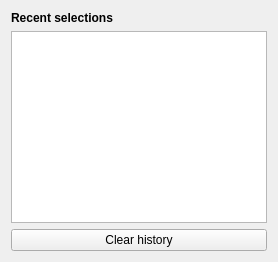
<?xml version="1.0" encoding="UTF-8"?>
<ui version="4.0">
 <class>InformationDockContents</class>
 <widget class="QWidget" name="InformationDockContents">
  <layout class="QVBoxLayout" name="verticalLayout">
   <item>
    <widget class="QLabel" name="infoLabel">
     <property name="text">
      <string>&lt;b&gt;Recent selections&lt;/b&gt;</string>
     </property>
     <property name="wordWrap">
      <bool>true</bool>
     </property>
    </widget>
   </item>
   <item>
    <widget class="QListWidget" name="historyList">
     <property name="wordWrap">
      <bool>true</bool>
     </property>
    </widget>
   </item>
   <item>
    <widget class="QPushButton" name="clearHistoryButton">
     <property name="text">
      <string>Clear history</string>
     </property>
    </widget>
   </item>
  </layout>
 </widget>
 <resources/>
 <connections/>
</ui>
